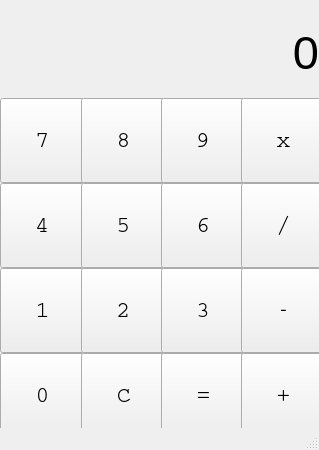
<?xml version="1.0" encoding="UTF-8"?>
<ui version="4.0">
 <class>MainWindow</class>
 <widget class="QMainWindow" name="MainWindow">
  <property name="geometry">
   <rect>
    <x>0</x>
    <y>0</y>
    <width>319</width>
    <height>450</height>
   </rect>
  </property>
  <property name="minimumSize">
   <size>
    <width>319</width>
    <height>450</height>
   </size>
  </property>
  <property name="maximumSize">
   <size>
    <width>319</width>
    <height>450</height>
   </size>
  </property>
  <property name="windowTitle">
   <string>MainWindow</string>
  </property>
  <widget class="QWidget" name="centralwidget">
   <widget class="QWidget" name="">
    <property name="geometry">
     <rect>
      <x>0</x>
      <y>7</y>
      <width>321</width>
      <height>431</height>
     </rect>
    </property>
    <layout class="QVBoxLayout" name="verticalLayout">
     <property name="spacing">
      <number>0</number>
     </property>
     <property name="leftMargin">
      <number>0</number>
     </property>
     <item>
      <widget class="QLabel" name="label">
       <property name="minimumSize">
        <size>
         <width>319</width>
         <height>0</height>
        </size>
       </property>
       <property name="maximumSize">
        <size>
         <width>319</width>
         <height>16777215</height>
        </size>
       </property>
       <property name="font">
        <font>
         <pointsize>35</pointsize>
        </font>
       </property>
       <property name="text">
        <string>0</string>
       </property>
       <property name="alignment">
        <set>Qt::AlignRight|Qt::AlignTrailing|Qt::AlignVCenter</set>
       </property>
      </widget>
     </item>
     <item>
      <layout class="QHBoxLayout" name="horizontalLayout_4">
       <property name="spacing">
        <number>0</number>
       </property>
       <item>
        <widget class="QPushButton" name="seven">
         <property name="minimumSize">
          <size>
           <width>85</width>
           <height>85</height>
          </size>
         </property>
         <property name="maximumSize">
          <size>
           <width>85</width>
           <height>85</height>
          </size>
         </property>
         <property name="font">
          <font>
           <family>Courier</family>
           <pointsize>17</pointsize>
           <weight>50</weight>
           <bold>false</bold>
          </font>
         </property>
         <property name="autoFillBackground">
          <bool>true</bool>
         </property>
         <property name="text">
          <string>7</string>
         </property>
        </widget>
       </item>
       <item>
        <widget class="QPushButton" name="eight">
         <property name="minimumSize">
          <size>
           <width>85</width>
           <height>85</height>
          </size>
         </property>
         <property name="maximumSize">
          <size>
           <width>85</width>
           <height>85</height>
          </size>
         </property>
         <property name="font">
          <font>
           <family>Courier</family>
           <pointsize>17</pointsize>
           <weight>50</weight>
           <bold>false</bold>
          </font>
         </property>
         <property name="text">
          <string>8</string>
         </property>
        </widget>
       </item>
       <item>
        <widget class="QPushButton" name="nine">
         <property name="minimumSize">
          <size>
           <width>85</width>
           <height>85</height>
          </size>
         </property>
         <property name="maximumSize">
          <size>
           <width>85</width>
           <height>85</height>
          </size>
         </property>
         <property name="font">
          <font>
           <family>Courier</family>
           <pointsize>17</pointsize>
           <weight>50</weight>
           <bold>false</bold>
          </font>
         </property>
         <property name="text">
          <string>9</string>
         </property>
        </widget>
       </item>
       <item>
        <widget class="QPushButton" name="mult">
         <property name="minimumSize">
          <size>
           <width>85</width>
           <height>85</height>
          </size>
         </property>
         <property name="maximumSize">
          <size>
           <width>85</width>
           <height>85</height>
          </size>
         </property>
         <property name="font">
          <font>
           <family>Courier</family>
           <pointsize>17</pointsize>
           <weight>50</weight>
           <bold>false</bold>
          </font>
         </property>
         <property name="text">
          <string>x</string>
         </property>
        </widget>
       </item>
      </layout>
     </item>
     <item>
      <layout class="QHBoxLayout" name="horizontalLayout_5">
       <property name="spacing">
        <number>0</number>
       </property>
       <item>
        <widget class="QPushButton" name="four">
         <property name="minimumSize">
          <size>
           <width>85</width>
           <height>85</height>
          </size>
         </property>
         <property name="maximumSize">
          <size>
           <width>85</width>
           <height>85</height>
          </size>
         </property>
         <property name="font">
          <font>
           <family>Courier</family>
           <pointsize>17</pointsize>
           <weight>50</weight>
           <bold>false</bold>
          </font>
         </property>
         <property name="autoFillBackground">
          <bool>true</bool>
         </property>
         <property name="text">
          <string>4</string>
         </property>
         <property name="autoDefault">
          <bool>false</bool>
         </property>
         <property name="default">
          <bool>false</bool>
         </property>
        </widget>
       </item>
       <item>
        <widget class="QPushButton" name="five">
         <property name="minimumSize">
          <size>
           <width>85</width>
           <height>85</height>
          </size>
         </property>
         <property name="maximumSize">
          <size>
           <width>85</width>
           <height>85</height>
          </size>
         </property>
         <property name="font">
          <font>
           <family>Courier</family>
           <pointsize>17</pointsize>
           <weight>50</weight>
           <bold>false</bold>
          </font>
         </property>
         <property name="text">
          <string>5</string>
         </property>
        </widget>
       </item>
       <item>
        <widget class="QPushButton" name="six">
         <property name="minimumSize">
          <size>
           <width>85</width>
           <height>85</height>
          </size>
         </property>
         <property name="maximumSize">
          <size>
           <width>85</width>
           <height>85</height>
          </size>
         </property>
         <property name="font">
          <font>
           <family>Courier</family>
           <pointsize>17</pointsize>
           <weight>50</weight>
           <bold>false</bold>
          </font>
         </property>
         <property name="text">
          <string>6</string>
         </property>
        </widget>
       </item>
       <item>
        <widget class="QPushButton" name="divide">
         <property name="minimumSize">
          <size>
           <width>85</width>
           <height>85</height>
          </size>
         </property>
         <property name="maximumSize">
          <size>
           <width>85</width>
           <height>85</height>
          </size>
         </property>
         <property name="font">
          <font>
           <family>Courier</family>
           <pointsize>17</pointsize>
           <weight>50</weight>
           <bold>false</bold>
          </font>
         </property>
         <property name="text">
          <string>/</string>
         </property>
        </widget>
       </item>
      </layout>
     </item>
     <item>
      <layout class="QHBoxLayout" name="horizontalLayout_3">
       <property name="spacing">
        <number>0</number>
       </property>
       <item>
        <widget class="QPushButton" name="one">
         <property name="minimumSize">
          <size>
           <width>85</width>
           <height>85</height>
          </size>
         </property>
         <property name="maximumSize">
          <size>
           <width>85</width>
           <height>85</height>
          </size>
         </property>
         <property name="font">
          <font>
           <family>Courier</family>
           <pointsize>17</pointsize>
           <weight>50</weight>
           <bold>false</bold>
          </font>
         </property>
         <property name="autoFillBackground">
          <bool>true</bool>
         </property>
         <property name="text">
          <string>1</string>
         </property>
        </widget>
       </item>
       <item>
        <widget class="QPushButton" name="two">
         <property name="minimumSize">
          <size>
           <width>85</width>
           <height>85</height>
          </size>
         </property>
         <property name="maximumSize">
          <size>
           <width>85</width>
           <height>85</height>
          </size>
         </property>
         <property name="font">
          <font>
           <family>Courier</family>
           <pointsize>17</pointsize>
           <weight>50</weight>
           <bold>false</bold>
          </font>
         </property>
         <property name="text">
          <string>2</string>
         </property>
        </widget>
       </item>
       <item>
        <widget class="QPushButton" name="three">
         <property name="minimumSize">
          <size>
           <width>85</width>
           <height>85</height>
          </size>
         </property>
         <property name="maximumSize">
          <size>
           <width>85</width>
           <height>85</height>
          </size>
         </property>
         <property name="font">
          <font>
           <family>Courier</family>
           <pointsize>17</pointsize>
           <weight>50</weight>
           <bold>false</bold>
          </font>
         </property>
         <property name="text">
          <string>3</string>
         </property>
        </widget>
       </item>
       <item>
        <widget class="QPushButton" name="minus">
         <property name="minimumSize">
          <size>
           <width>85</width>
           <height>85</height>
          </size>
         </property>
         <property name="maximumSize">
          <size>
           <width>85</width>
           <height>85</height>
          </size>
         </property>
         <property name="font">
          <font>
           <family>Courier</family>
           <pointsize>17</pointsize>
           <weight>50</weight>
           <bold>false</bold>
          </font>
         </property>
         <property name="text">
          <string>-</string>
         </property>
        </widget>
       </item>
      </layout>
     </item>
     <item>
      <layout class="QHBoxLayout" name="horizontalLayout_2">
       <property name="spacing">
        <number>0</number>
       </property>
       <item>
        <widget class="QPushButton" name="zero">
         <property name="minimumSize">
          <size>
           <width>85</width>
           <height>85</height>
          </size>
         </property>
         <property name="maximumSize">
          <size>
           <width>85</width>
           <height>85</height>
          </size>
         </property>
         <property name="font">
          <font>
           <family>Courier</family>
           <pointsize>17</pointsize>
           <weight>50</weight>
           <bold>false</bold>
          </font>
         </property>
         <property name="autoFillBackground">
          <bool>true</bool>
         </property>
         <property name="text">
          <string>0</string>
         </property>
        </widget>
       </item>
       <item>
        <widget class="QPushButton" name="clear">
         <property name="minimumSize">
          <size>
           <width>85</width>
           <height>85</height>
          </size>
         </property>
         <property name="maximumSize">
          <size>
           <width>85</width>
           <height>85</height>
          </size>
         </property>
         <property name="font">
          <font>
           <family>Courier</family>
           <pointsize>17</pointsize>
           <weight>50</weight>
           <bold>false</bold>
          </font>
         </property>
         <property name="text">
          <string>C</string>
         </property>
        </widget>
       </item>
       <item>
        <widget class="QPushButton" name="equ">
         <property name="minimumSize">
          <size>
           <width>85</width>
           <height>85</height>
          </size>
         </property>
         <property name="maximumSize">
          <size>
           <width>85</width>
           <height>85</height>
          </size>
         </property>
         <property name="font">
          <font>
           <family>Courier</family>
           <pointsize>17</pointsize>
           <weight>50</weight>
           <bold>false</bold>
          </font>
         </property>
         <property name="text">
          <string>=</string>
         </property>
        </widget>
       </item>
       <item>
        <widget class="QPushButton" name="add">
         <property name="minimumSize">
          <size>
           <width>85</width>
           <height>85</height>
          </size>
         </property>
         <property name="maximumSize">
          <size>
           <width>85</width>
           <height>85</height>
          </size>
         </property>
         <property name="font">
          <font>
           <family>Courier</family>
           <pointsize>17</pointsize>
           <weight>50</weight>
           <bold>false</bold>
          </font>
         </property>
         <property name="text">
          <string>+</string>
         </property>
        </widget>
       </item>
      </layout>
     </item>
    </layout>
   </widget>
  </widget>
  <widget class="QStatusBar" name="statusbar"/>
 </widget>
 <resources/>
 <connections/>
</ui>
